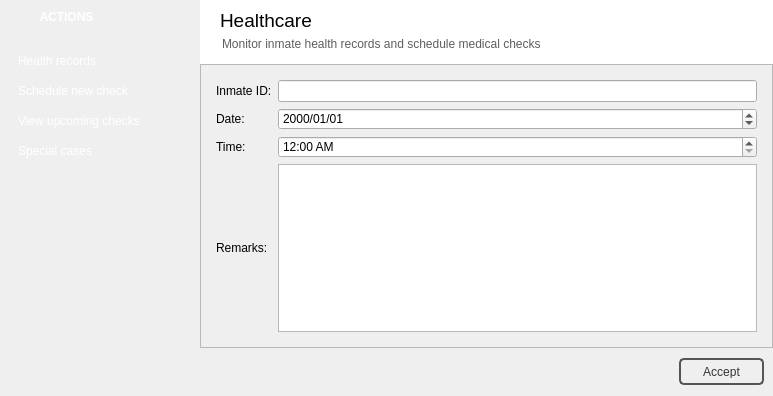
<?xml version="1.0" encoding="UTF-8"?>
<ui version="4.0">
 <class>HealthcareWindow</class>
 <widget class="QWidget" name="HealthcareWindow">
  <property name="geometry">
   <rect>
    <x>0</x>
    <y>0</y>
    <width>773</width>
    <height>396</height>
   </rect>
  </property>
  <property name="windowTitle">
   <string>Healthcare</string>
  </property>
  <property name="windowIcon">
   <iconset resource="pms_resources.qrc">
    <normaloff>:/images/health.png</normaloff>:/images/health.png</iconset>
  </property>
  <layout class="QHBoxLayout" name="horizontalLayout">
   <property name="spacing">
    <number>0</number>
   </property>
   <property name="leftMargin">
    <number>0</number>
   </property>
   <property name="topMargin">
    <number>0</number>
   </property>
   <property name="rightMargin">
    <number>0</number>
   </property>
   <property name="bottomMargin">
    <number>0</number>
   </property>
   <item>
    <widget class="QFrame" name="sidebar">
     <property name="minimumSize">
      <size>
       <width>200</width>
       <height>0</height>
      </size>
     </property>
     <property name="maximumSize">
      <size>
       <width>200</width>
       <height>16777215</height>
      </size>
     </property>
     <property name="styleSheet">
      <string notr="true">QFrame #sidebar {
	background-image: url(:/images/bg_sidemenu.png);
	background-position:top right;
	background-repeat:no-repeat
}</string>
     </property>
     <property name="frameShape">
      <enum>QFrame::NoFrame</enum>
     </property>
     <property name="frameShadow">
      <enum>QFrame::Raised</enum>
     </property>
     <widget class="QPushButton" name="pushButton_20">
      <property name="geometry">
       <rect>
        <x>-1</x>
        <y>-1</y>
        <width>201</width>
        <height>36</height>
       </rect>
      </property>
      <property name="font">
       <font>
        <family>Segoe UI</family>
        <pointsize>9</pointsize>
        <weight>75</weight>
        <bold>true</bold>
       </font>
      </property>
      <property name="styleSheet">
       <string notr="true">background-image: url(:/images/sidebar_header.png);
text-align:left;
color: rgb(255, 255, 255);</string>
      </property>
      <property name="text">
       <string>            ACTIONS</string>
      </property>
      <property name="flat">
       <bool>true</bool>
      </property>
     </widget>
     <widget class="QPushButton" name="pushButton_22">
      <property name="geometry">
       <rect>
        <x>168</x>
        <y>3</y>
        <width>28</width>
        <height>28</height>
       </rect>
      </property>
      <property name="styleSheet">
       <string notr="true">QPushButton {
color: rgb(255, 255, 255);
text-align:left;
	background-image: url(:/images/sidebar_close.png);
}

QPushButton:hover {
border-radius:1px;
background-color: #299ED6;
}

QPushButton:pressed {
border: 1px solid #333333;
background-color: #222222;
}

QPushButton:checked {
border: 1px solid #ED8876;
border-radius: 5px;
background-color: #C73D18;
background-color: qlineargradient(x1: 0, y1: 0, x2: 0, y2: 0.67, 
stop: 0 #A73F2D, stop: 1 #E4685D);
}

</string>
      </property>
      <property name="text">
       <string/>
      </property>
      <property name="flat">
       <bool>true</bool>
      </property>
     </widget>
     <widget class="QPushButton" name="pushButton_17">
      <property name="geometry">
       <rect>
        <x>10</x>
        <y>80</y>
        <width>181</width>
        <height>21</height>
       </rect>
      </property>
      <property name="styleSheet">
       <string notr="true">QPushButton {
color: rgb(255, 255, 255);
text-align:left;
padding-left:7px;
}

QPushButton:hover {
border-radius:10px;
background-color: #299ED6;
}

QPushButton:pressed {
border-radius:10px;
border: 1px solid #777777;
background-color: #222222;
}

QPushButton:checked {
border-radius:0px;
border: 1px solid #ED8876;
background-color: #C73D18;
background-color: qlineargradient(x1: 0, y1: 0, x2: 0, y2: 0.67, 
stop: 0 #A73F2D, stop: 1 #E4685D);
}

</string>
      </property>
      <property name="text">
       <string>Schedule new check</string>
      </property>
      <property name="checkable">
       <bool>true</bool>
      </property>
      <property name="autoExclusive">
       <bool>true</bool>
      </property>
      <property name="flat">
       <bool>true</bool>
      </property>
     </widget>
     <widget class="QPushButton" name="pushButton_19">
      <property name="enabled">
       <bool>false</bool>
      </property>
      <property name="geometry">
       <rect>
        <x>10</x>
        <y>140</y>
        <width>181</width>
        <height>21</height>
       </rect>
      </property>
      <property name="styleSheet">
       <string notr="true">QPushButton {
color: rgb(255, 255, 255);
text-align:left;
padding-left:7px;
}

QPushButton:hover {
border-radius:10px;
background-color: #299ED6;
}

QPushButton:pressed {
border-radius:10px;
border: 1px solid #777777;
background-color: #222222;
}

QPushButton:checked {
border-radius:0px;
border: 1px solid #ED8876;
background-color: #C73D18;
background-color: qlineargradient(x1: 0, y1: 0, x2: 0, y2: 0.67, 
stop: 0 #A73F2D, stop: 1 #E4685D);
}

</string>
      </property>
      <property name="text">
       <string>Special cases</string>
      </property>
      <property name="checkable">
       <bool>true</bool>
      </property>
      <property name="autoExclusive">
       <bool>true</bool>
      </property>
      <property name="flat">
       <bool>true</bool>
      </property>
     </widget>
     <widget class="QPushButton" name="pushButton_21">
      <property name="geometry">
       <rect>
        <x>3</x>
        <y>3</y>
        <width>28</width>
        <height>28</height>
       </rect>
      </property>
      <property name="styleSheet">
       <string notr="true">QPushButton {
color: rgb(255, 255, 255);
text-align:left;
background-image: url(:/images/sidebar_unpin.png);
}

QPushButton:hover {
border-radius:1px;
background-color: #299ED6;
}

QPushButton:pressed {
border: 1px solid #333333;
background-color: #222222;
}

QPushButton:checked {
border: 1px solid #ED8876;
border-radius: 5px;
background-color: #C73D18;
background-color: qlineargradient(x1: 0, y1: 0, x2: 0, y2: 0.67, 
stop: 0 #A73F2D, stop: 1 #E4685D);
}

</string>
      </property>
      <property name="text">
       <string/>
      </property>
      <property name="flat">
       <bool>true</bool>
      </property>
     </widget>
     <widget class="QPushButton" name="pushButton_HealthRecord">
      <property name="geometry">
       <rect>
        <x>10</x>
        <y>50</y>
        <width>181</width>
        <height>21</height>
       </rect>
      </property>
      <property name="styleSheet">
       <string notr="true">QPushButton {
color: rgb(255, 255, 255);
text-align:left;
padding-left:7px;
}

QPushButton:hover {
border-radius:10px;
background-color: #299ED6;
}

QPushButton:pressed {
border-radius:10px;
border: 1px solid #777777;
background-color: #222222;
}

QPushButton:checked {
border-radius:0px;
border: 1px solid #ED8876;
background-color: #C73D18;
background-color: qlineargradient(x1: 0, y1: 0, x2: 0, y2: 0.67, 
stop: 0 #A73F2D, stop: 1 #E4685D);
}

</string>
      </property>
      <property name="text">
       <string>Health records</string>
      </property>
      <property name="checkable">
       <bool>true</bool>
      </property>
      <property name="autoExclusive">
       <bool>true</bool>
      </property>
      <property name="flat">
       <bool>true</bool>
      </property>
     </widget>
     <widget class="QPushButton" name="pushButton_18">
      <property name="geometry">
       <rect>
        <x>10</x>
        <y>110</y>
        <width>181</width>
        <height>21</height>
       </rect>
      </property>
      <property name="styleSheet">
       <string notr="true">QPushButton {
color: rgb(255, 255, 255);
text-align:left;
padding-left:7px;
}

QPushButton:hover {
border-radius:10px;
background-color: #299ED6;
}

QPushButton:pressed {
border-radius:10px;
border: 1px solid #777777;
background-color: #222222;
}

QPushButton:checked {
border-radius:0px;
border: 1px solid #ED8876;
background-color: #C73D18;
background-color: qlineargradient(x1: 0, y1: 0, x2: 0, y2: 0.67, 
stop: 0 #A73F2D, stop: 1 #E4685D);
}

</string>
      </property>
      <property name="text">
       <string>View upcoming checks</string>
      </property>
      <property name="checkable">
       <bool>true</bool>
      </property>
      <property name="autoExclusive">
       <bool>true</bool>
      </property>
      <property name="flat">
       <bool>true</bool>
      </property>
     </widget>
    </widget>
   </item>
   <item>
    <widget class="QFrame" name="frame_2">
     <property name="frameShape">
      <enum>QFrame::NoFrame</enum>
     </property>
     <property name="frameShadow">
      <enum>QFrame::Raised</enum>
     </property>
     <layout class="QVBoxLayout" name="verticalLayout_2">
      <property name="spacing">
       <number>0</number>
      </property>
      <property name="leftMargin">
       <number>0</number>
      </property>
      <property name="topMargin">
       <number>0</number>
      </property>
      <property name="rightMargin">
       <number>0</number>
      </property>
      <property name="bottomMargin">
       <number>0</number>
      </property>
      <item>
       <widget class="QFrame" name="frame">
        <property name="frameShape">
         <enum>QFrame::NoFrame</enum>
        </property>
        <property name="frameShadow">
         <enum>QFrame::Raised</enum>
        </property>
        <layout class="QVBoxLayout" name="verticalLayout">
         <property name="spacing">
          <number>0</number>
         </property>
         <property name="leftMargin">
          <number>0</number>
         </property>
         <property name="topMargin">
          <number>0</number>
         </property>
         <property name="rightMargin">
          <number>0</number>
         </property>
         <property name="bottomMargin">
          <number>0</number>
         </property>
         <item>
          <widget class="QFrame" name="frame_3">
           <property name="sizePolicy">
            <sizepolicy hsizetype="Minimum" vsizetype="Preferred">
             <horstretch>0</horstretch>
             <verstretch>0</verstretch>
            </sizepolicy>
           </property>
           <property name="minimumSize">
            <size>
             <width>0</width>
             <height>64</height>
            </size>
           </property>
           <property name="maximumSize">
            <size>
             <width>16777215</width>
             <height>64</height>
            </size>
           </property>
           <property name="styleSheet">
            <string notr="true">background-color: rgb(255, 255, 255);</string>
           </property>
           <property name="frameShape">
            <enum>QFrame::NoFrame</enum>
           </property>
           <property name="frameShadow">
            <enum>QFrame::Raised</enum>
           </property>
           <property name="lineWidth">
            <number>0</number>
           </property>
           <widget class="QLabel" name="label">
            <property name="geometry">
             <rect>
              <x>20</x>
              <y>10</y>
              <width>151</width>
              <height>21</height>
             </rect>
            </property>
            <property name="font">
             <font>
              <family>Segoe UI</family>
              <pointsize>14</pointsize>
             </font>
            </property>
            <property name="text">
             <string>Healthcare</string>
            </property>
           </widget>
           <widget class="QLabel" name="label_2">
            <property name="geometry">
             <rect>
              <x>22</x>
              <y>36</y>
              <width>391</width>
              <height>16</height>
             </rect>
            </property>
            <property name="styleSheet">
             <string notr="true">color: rgb(94, 94, 94);</string>
            </property>
            <property name="text">
             <string>Monitor inmate health records and schedule medical checks</string>
            </property>
           </widget>
          </widget>
         </item>
         <item>
          <widget class="QFrame" name="frame_4">
           <property name="styleSheet">
            <string notr="true">QScrollBar:horizontal {
	background-color: white;
    height: 14px;
    margin: 20px 0px 20 0px;
}

QScrollBar::handle:horizontal {
	background-color: rgb(195, 195, 195);
    min-width: 20px;
}

QScrollBar::add-line:horizontal {
	border-image: url(:/images/scroll_right.png);
    width: 16px;
    subcontrol-position: right;
    subcontrol-origin: margin;
}

QScrollBar::sub-line:horizontal {
	border-image: url(:/images/scroll_left.png);
    width: 16px;
    subcontrol-position: left;
    subcontrol-origin: margin;
}

QScrollBar:vertical {
	width:14px;
	background-color: white;
	margin: 20px 0px 20px 0px;
}

QScrollBar::handle:vertical {
	background-color: rgb(195, 195, 195);
    min-height: 15px;
}

QScrollBar::add-line:vertical {
	border-image: url(:/images/scroll_down.png);
    height: 16px;
    subcontrol-position: bottom;
    subcontrol-origin: margin;
}

QScrollBar::sub-line:vertical {
	border-image: url(:/images/scroll_up.png);
    height: 16px;
    subcontrol-position: top;
    subcontrol-origin: margin;
}</string>
           </property>
           <property name="frameShape">
            <enum>QFrame::NoFrame</enum>
           </property>
           <property name="frameShadow">
            <enum>QFrame::Raised</enum>
           </property>
           <layout class="QVBoxLayout" name="verticalLayout_3">
            <property name="spacing">
             <number>0</number>
            </property>
            <property name="leftMargin">
             <number>0</number>
            </property>
            <property name="topMargin">
             <number>0</number>
            </property>
            <property name="rightMargin">
             <number>0</number>
            </property>
            <property name="bottomMargin">
             <number>0</number>
            </property>
            <item>
             <widget class="QStackedWidget" name="stackedWidget">
              <property name="currentIndex">
               <number>1</number>
              </property>
              <widget class="QWidget" name="database">
               <layout class="QVBoxLayout" name="verticalLayout_4">
                <property name="spacing">
                 <number>0</number>
                </property>
                <property name="leftMargin">
                 <number>0</number>
                </property>
                <property name="topMargin">
                 <number>0</number>
                </property>
                <property name="rightMargin">
                 <number>0</number>
                </property>
                <property name="bottomMargin">
                 <number>0</number>
                </property>
                <item>
                 <widget class="QTableView" name="tableView">
                  <property name="frameShape">
                   <enum>QFrame::NoFrame</enum>
                  </property>
                 </widget>
                </item>
                <item>
                 <widget class="QFrame" name="frame_5">
                  <property name="minimumSize">
                   <size>
                    <width>0</width>
                    <height>48</height>
                   </size>
                  </property>
                  <property name="styleSheet">
                   <string notr="true">QPushButton {
color: #333;
border: 2px solid #555;
border-radius: 5px;
padding: 5px;
background: qradialgradient(cx: 0.3, cy: -0.4,
fx: 0.3, fy: -0.4,
radius: 1.35, stop: 0 #fff, stop: 1 #888);
}

QPushButton:hover {
background: qradialgradient(cx: 0.3, cy: -0.4,
fx: 0.3, fy: -0.4,
radius: 1.35, stop: 0 #fff, stop: 1 #bbb);
}

QPushButton:pressed {
background: qradialgradient(cx: 0.4, cy: -0.1,
fx: 0.4, fy: -0.1,
radius: 1.35, stop: 0 #fff, stop: 1 #ddd);
}

#frame_5 {
border: none;
background: qlineargradient(x1: 0, y1: 0, x2: 0, y2: 1,
stop: 0.08 #7a7a7a,
stop: 0.39999 #717171, stop: 0.4 #626262,
stop: 0.9 #4c4c4c, stop: 1 #333333);
}

QComboBox {
color: #333;
border: 2px solid #555;
border-radius: 5px;
padding: 5px;
background: qradialgradient(cx: 0.3, cy: -0.4,
fx: 0.3, fy: -0.4,
radius: 1.35, stop: 0 #fff, stop: 1 #888);
min-width: 80px;
}

QComboBox::drop-down {
	subcontrol-origin: padding;
	subcontrol-position: top right;
	width: 25px;
 
	border-top-right-radius: 3px;
	border-bottom-right-radius: 3px;
}

QComboBox::down-arrow {
	image: url(:/images/cmbbox_arrow.png);
}

QComboBox:hover {
background: qradialgradient(cx: 0.3, cy: -0.4,
fx: 0.3, fy: -0.4,
radius: 1.35, stop: 0 #fff, stop: 1 #bbb);
}

QComboBox:pressed {
background: qradialgradient(cx: 0.4, cy: -0.1,
fx: 0.4, fy: -0.1,
radius: 1.35, stop: 0 #fff, stop: 1 #ddd);
}

QLineEdit {
color: #333;
border: 2px solid #555;
border-radius: 5px;
padding: 5px;
background: qradialgradient(cx: 0.3, cy: -0.4,
fx: 0.3, fy: -0.4,
radius: 1.35, stop: 0 #eee, stop: 1 #ddd);
min-width: 80px;
}

QLineEdit:hover {
background-color: rgb(255, 255, 255);
}

QLineEdit:pressed {
background: qradialgradient(cx: 0.4, cy: -0.1,
fx: 0.4, fy: -0.1,
radius: 1.35, stop: 0 #fff, stop: 1 #ddd);
}
</string>
                  </property>
                  <property name="frameShape">
                   <enum>QFrame::NoFrame</enum>
                  </property>
                  <property name="frameShadow">
                   <enum>QFrame::Raised</enum>
                  </property>
                  <layout class="QHBoxLayout" name="horizontalLayout_2">
                   <property name="topMargin">
                    <number>0</number>
                   </property>
                   <property name="bottomMargin">
                    <number>0</number>
                   </property>
                   <item>
                    <widget class="QLineEdit" name="lineEdit">
                     <property name="sizePolicy">
                      <sizepolicy hsizetype="Expanding" vsizetype="Maximum">
                       <horstretch>0</horstretch>
                       <verstretch>0</verstretch>
                      </sizepolicy>
                     </property>
                     <property name="minimumSize">
                      <size>
                       <width>94</width>
                       <height>27</height>
                      </size>
                     </property>
                     <property name="maximumSize">
                      <size>
                       <width>175</width>
                       <height>27</height>
                      </size>
                     </property>
                     <property name="placeholderText">
                      <string>Find...</string>
                     </property>
                    </widget>
                   </item>
                   <item>
                    <widget class="QPushButton" name="pushSearch">
                     <property name="sizePolicy">
                      <sizepolicy hsizetype="Fixed" vsizetype="Fixed">
                       <horstretch>0</horstretch>
                       <verstretch>0</verstretch>
                      </sizepolicy>
                     </property>
                     <property name="minimumSize">
                      <size>
                       <width>0</width>
                       <height>27</height>
                      </size>
                     </property>
                     <property name="maximumSize">
                      <size>
                       <width>32</width>
                       <height>27</height>
                      </size>
                     </property>
                     <property name="text">
                      <string/>
                     </property>
                     <property name="icon">
                      <iconset resource="pms_resources.qrc">
                       <normaloff>:/images/find_icon.png</normaloff>:/images/find_icon.png</iconset>
                     </property>
                     <property name="iconSize">
                      <size>
                       <width>24</width>
                       <height>24</height>
                      </size>
                     </property>
                     <property name="flat">
                      <bool>false</bool>
                     </property>
                    </widget>
                   </item>
                   <item>
                    <widget class="QFrame" name="frame_6">
                     <property name="styleSheet">
                      <string notr="true">border: none;
background: qlineargradient(x1: 0, y1: 0, x2: 0, y2: 1,
stop: 0.08 #7f7f7f,
stop: 0.39999 #717171, stop: 0.4 #626262,
stop: 0.9 #4c4c4c, stop: 1 #333333);
</string>
                     </property>
                     <property name="frameShape">
                      <enum>QFrame::NoFrame</enum>
                     </property>
                     <property name="frameShadow">
                      <enum>QFrame::Raised</enum>
                     </property>
                    </widget>
                   </item>
                   <item>
                    <widget class="QPushButton" name="pushModify">
                     <property name="minimumSize">
                      <size>
                       <width>0</width>
                       <height>0</height>
                      </size>
                     </property>
                     <property name="maximumSize">
                      <size>
                       <width>85</width>
                       <height>27</height>
                      </size>
                     </property>
                     <property name="text">
                      <string>Modify</string>
                     </property>
                     <property name="icon">
                      <iconset resource="pms_resources.qrc">
                       <normaloff>:/images/modify.png</normaloff>:/images/modify.png</iconset>
                     </property>
                     <property name="iconSize">
                      <size>
                       <width>24</width>
                       <height>24</height>
                      </size>
                     </property>
                    </widget>
                   </item>
                   <item>
                    <widget class="QPushButton" name="pushAdd">
                     <property name="minimumSize">
                      <size>
                       <width>0</width>
                       <height>0</height>
                      </size>
                     </property>
                     <property name="maximumSize">
                      <size>
                       <width>85</width>
                       <height>27</height>
                      </size>
                     </property>
                     <property name="text">
                      <string>Add</string>
                     </property>
                     <property name="icon">
                      <iconset resource="pms_resources.qrc">
                       <normaloff>:/images/add_new.png</normaloff>:/images/add_new.png</iconset>
                     </property>
                     <property name="iconSize">
                      <size>
                       <width>24</width>
                       <height>24</height>
                      </size>
                     </property>
                    </widget>
                   </item>
                   <item>
                    <widget class="QPushButton" name="pushDelete">
                     <property name="minimumSize">
                      <size>
                       <width>0</width>
                       <height>0</height>
                      </size>
                     </property>
                     <property name="maximumSize">
                      <size>
                       <width>85</width>
                       <height>27</height>
                      </size>
                     </property>
                     <property name="styleSheet">
                      <string notr="true"/>
                     </property>
                     <property name="text">
                      <string>Delete</string>
                     </property>
                     <property name="icon">
                      <iconset resource="pms_resources.qrc">
                       <normaloff>:/images/delete.png</normaloff>:/images/delete.png</iconset>
                     </property>
                     <property name="iconSize">
                      <size>
                       <width>24</width>
                       <height>24</height>
                      </size>
                     </property>
                    </widget>
                   </item>
                  </layout>
                 </widget>
                </item>
               </layout>
              </widget>
              <widget class="QWidget" name="schedule">
               <layout class="QVBoxLayout" name="verticalLayout_5">
                <property name="spacing">
                 <number>0</number>
                </property>
                <property name="leftMargin">
                 <number>0</number>
                </property>
                <property name="topMargin">
                 <number>0</number>
                </property>
                <property name="rightMargin">
                 <number>0</number>
                </property>
                <property name="bottomMargin">
                 <number>0</number>
                </property>
                <item>
                 <widget class="QFrame" name="frame_7">
                  <property name="frameShape">
                   <enum>QFrame::StyledPanel</enum>
                  </property>
                  <property name="frameShadow">
                   <enum>QFrame::Raised</enum>
                  </property>
                  <layout class="QGridLayout" name="gridLayout">
                   <property name="leftMargin">
                    <number>15</number>
                   </property>
                   <property name="topMargin">
                    <number>15</number>
                   </property>
                   <property name="rightMargin">
                    <number>15</number>
                   </property>
                   <property name="bottomMargin">
                    <number>15</number>
                   </property>
                   <item row="0" column="0">
                    <widget class="QLabel" name="label_3">
                     <property name="text">
                      <string>Inmate ID:</string>
                     </property>
                    </widget>
                   </item>
                   <item row="0" column="1">
                    <widget class="QLineEdit" name="inmateID"/>
                   </item>
                   <item row="1" column="0">
                    <widget class="QLabel" name="label_4">
                     <property name="text">
                      <string>Date:</string>
                     </property>
                    </widget>
                   </item>
                   <item row="1" column="1">
                    <widget class="QDateEdit" name="date">
                     <property name="displayFormat">
                      <string>yyyy/MM/dd</string>
                     </property>
                    </widget>
                   </item>
                   <item row="2" column="0">
                    <widget class="QLabel" name="label_6">
                     <property name="text">
                      <string>Time:</string>
                     </property>
                    </widget>
                   </item>
                   <item row="2" column="1">
                    <widget class="QTimeEdit" name="time">
                     <property name="dateTime">
                      <datetime>
                       <hour>0</hour>
                       <minute>0</minute>
                       <second>0</second>
                       <year>2000</year>
                       <month>1</month>
                       <day>1</day>
                      </datetime>
                     </property>
                     <property name="minimumDateTime">
                      <datetime>
                       <hour>0</hour>
                       <minute>0</minute>
                       <second>0</second>
                       <year>2000</year>
                       <month>1</month>
                       <day>1</day>
                      </datetime>
                     </property>
                     <property name="maximumDate">
                      <date>
                       <year>2000</year>
                       <month>1</month>
                       <day>1</day>
                      </date>
                     </property>
                     <property name="minimumDate">
                      <date>
                       <year>2000</year>
                       <month>1</month>
                       <day>1</day>
                      </date>
                     </property>
                     <property name="displayFormat">
                      <string>hh:mm AP</string>
                     </property>
                     <property name="calendarPopup">
                      <bool>false</bool>
                     </property>
                     <property name="currentSectionIndex">
                      <number>0</number>
                     </property>
                    </widget>
                   </item>
                   <item row="3" column="0">
                    <widget class="QLabel" name="label_5">
                     <property name="text">
                      <string>Remarks:</string>
                     </property>
                    </widget>
                   </item>
                   <item row="3" column="1">
                    <widget class="QPlainTextEdit" name="remarks"/>
                   </item>
                  </layout>
                 </widget>
                </item>
                <item>
                 <widget class="QFrame" name="frame_8">
                  <property name="minimumSize">
                   <size>
                    <width>0</width>
                    <height>48</height>
                   </size>
                  </property>
                  <property name="styleSheet">
                   <string notr="true">QPushButton {
color: #333;
border: 2px solid #555;
border-radius: 5px;
padding: 5px;
background: qradialgradient(cx: 0.3, cy: -0.4,
fx: 0.3, fy: -0.4,
radius: 1.35, stop: 0 #fff, stop: 1 #888);
}

QPushButton:hover {
background: qradialgradient(cx: 0.3, cy: -0.4,
fx: 0.3, fy: -0.4,
radius: 1.35, stop: 0 #fff, stop: 1 #bbb);
}

QPushButton:pressed {
background: qradialgradient(cx: 0.4, cy: -0.1,
fx: 0.4, fy: -0.1,
radius: 1.35, stop: 0 #fff, stop: 1 #ddd);
}

#frame_8 {
border: none;
background: qlineargradient(x1: 0, y1: 0, x2: 0, y2: 1,
stop: 0.08 #7a7a7a,
stop: 0.39999 #717171, stop: 0.4 #626262,
stop: 0.9 #4c4c4c, stop: 1 #333333);
}

QComboBox {
color: #333;
border: 2px solid #555;
border-radius: 5px;
padding: 5px;
background: qradialgradient(cx: 0.3, cy: -0.4,
fx: 0.3, fy: -0.4,
radius: 1.35, stop: 0 #fff, stop: 1 #888);
min-width: 80px;
}

QComboBox::drop-down {
	subcontrol-origin: padding;
	subcontrol-position: top right;
	width: 25px;
 
	border-top-right-radius: 3px;
	border-bottom-right-radius: 3px;
}

QComboBox::down-arrow {
	image: url(:/images/cmbbox_arrow.png);
}

QComboBox:hover {
background: qradialgradient(cx: 0.3, cy: -0.4,
fx: 0.3, fy: -0.4,
radius: 1.35, stop: 0 #fff, stop: 1 #bbb);
}

QComboBox:pressed {
background: qradialgradient(cx: 0.4, cy: -0.1,
fx: 0.4, fy: -0.1,
radius: 1.35, stop: 0 #fff, stop: 1 #ddd);
}

QLineEdit {
color: #333;
border: 2px solid #555;
border-radius: 5px;
padding: 5px;
background: qradialgradient(cx: 0.3, cy: -0.4,
fx: 0.3, fy: -0.4,
radius: 1.35, stop: 0 #eee, stop: 1 #ddd);
min-width: 80px;
}

QLineEdit:hover {
background-color: rgb(255, 255, 255);
}

QLineEdit:pressed {
background: qradialgradient(cx: 0.4, cy: -0.1,
fx: 0.4, fy: -0.1,
radius: 1.35, stop: 0 #fff, stop: 1 #ddd);
}
</string>
                  </property>
                  <property name="frameShape">
                   <enum>QFrame::NoFrame</enum>
                  </property>
                  <property name="frameShadow">
                   <enum>QFrame::Raised</enum>
                  </property>
                  <layout class="QHBoxLayout" name="horizontalLayout_3">
                   <property name="topMargin">
                    <number>0</number>
                   </property>
                   <property name="bottomMargin">
                    <number>0</number>
                   </property>
                   <item>
                    <widget class="QFrame" name="frame_9">
                     <property name="styleSheet">
                      <string notr="true">border: none;
background: qlineargradient(x1: 0, y1: 0, x2: 0, y2: 1,
stop: 0.08 #7f7f7f,
stop: 0.39999 #717171, stop: 0.4 #626262,
stop: 0.9 #4c4c4c, stop: 1 #333333);
</string>
                     </property>
                     <property name="frameShape">
                      <enum>QFrame::NoFrame</enum>
                     </property>
                     <property name="frameShadow">
                      <enum>QFrame::Raised</enum>
                     </property>
                    </widget>
                   </item>
                   <item>
                    <widget class="QPushButton" name="pushAccept">
                     <property name="minimumSize">
                      <size>
                       <width>0</width>
                       <height>0</height>
                      </size>
                     </property>
                     <property name="maximumSize">
                      <size>
                       <width>85</width>
                       <height>27</height>
                      </size>
                     </property>
                     <property name="text">
                      <string>Accept</string>
                     </property>
                     <property name="icon">
                      <iconset resource="pms_resources.qrc">
                       <normaloff>:/images/check.png</normaloff>:/images/check.png</iconset>
                     </property>
                     <property name="iconSize">
                      <size>
                       <width>24</width>
                       <height>24</height>
                      </size>
                     </property>
                    </widget>
                   </item>
                  </layout>
                 </widget>
                </item>
               </layout>
              </widget>
              <widget class="QWidget" name="upcoming">
               <layout class="QVBoxLayout" name="verticalLayout_6">
                <property name="spacing">
                 <number>0</number>
                </property>
                <property name="leftMargin">
                 <number>0</number>
                </property>
                <property name="topMargin">
                 <number>0</number>
                </property>
                <property name="rightMargin">
                 <number>0</number>
                </property>
                <property name="bottomMargin">
                 <number>0</number>
                </property>
                <item>
                 <widget class="QTableView" name="tableView_2">
                  <property name="frameShape">
                   <enum>QFrame::NoFrame</enum>
                  </property>
                 </widget>
                </item>
               </layout>
              </widget>
             </widget>
            </item>
           </layout>
          </widget>
         </item>
        </layout>
       </widget>
      </item>
     </layout>
    </widget>
   </item>
  </layout>
 </widget>
 <resources>
  <include location="pms_resources.qrc"/>
 </resources>
 <connections/>
</ui>
